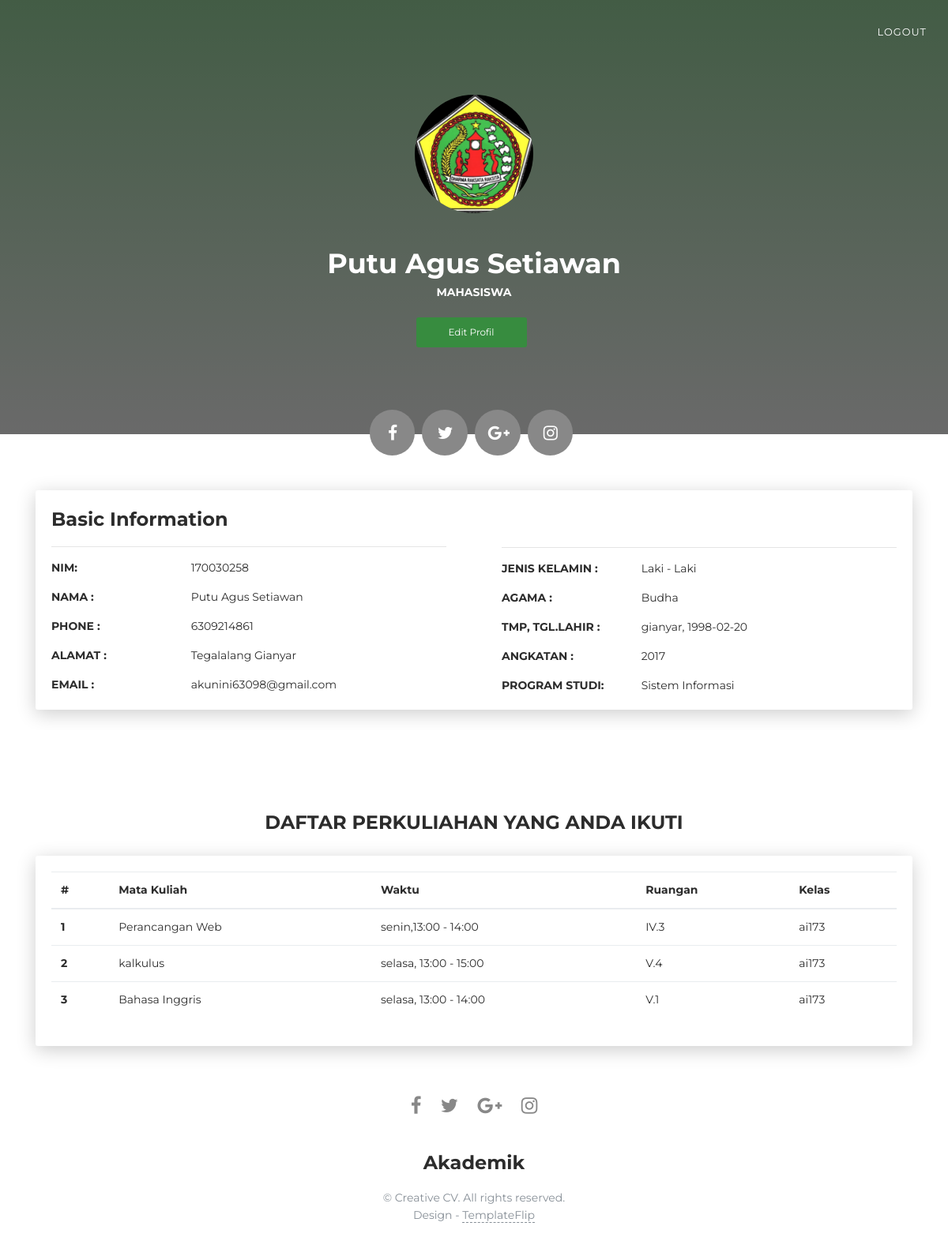
The app's page /halaman_mahasiswa.php (signed in) with its own data.
### tables this page shows
CREATE TABLE `data_mahasiswa` (
  `id` int(30) NOT NULL,
  `nim` varchar(255) NOT NULL,
  `nama` varchar(255) NOT NULL,
  `phone` varchar(255) NOT NULL,
  `kelas` enum('ai173','ab178','ac179','ad170') NOT NULL,
  `alamat` varchar(255) NOT NULL,
  `email` varchar(255) NOT NULL,
  `jenis_kelamin` enum('Laki - Laki','Perempuan','Lainnya') NOT NULL,
  `agama` varchar(255) NOT NULL,
  `tmp_lahir` varchar(255) NOT NULL,
  `tgl_lahir` date NOT NULL,
  `angkatan` varchar(255) NOT NULL,
  `prodi` varchar(255) NOT NULL,
  `img` varchar(255) NOT NULL
);

CREATE TABLE `data_jadwal` (
  `id` int(255) NOT NULL,
  `matkul` varchar(255) NOT NULL,
  `jam` varchar(255) NOT NULL,
  `kelas` varchar(255) NOT NULL,
  `ruangan` varchar(255) NOT NULL
);

### halaman_mahasiswa.php (the view, shortened to what this page needs)
<!DOCTYPE html>
<html lang="en-US">
  <head>
    <link href="https://maxcdn.bootstrapcdn.com/font-awesome/latest/css/font-awesome.min.css" rel="stylesheet">
    <link href="css/aos.css" rel="stylesheet">
    <link href="css/bootstrap.min.css" rel="stylesheet">
    <link href="styles/main.css" rel="stylesheet">
  </head>
  <body id="top">
  <?php
  include 'koneksi.php';
  $nim = $_SESSION['nim'];
$d_mahasiswa = mysqli_query($koneksi,"SELECT * FROM data_mahasiswa WHERE nim = '$nim'");
$data= mysqli_fetch_array($d_mahasiswa);
$kelas= $data['kelas'];
$d_jadwal = mysqli_query($koneksi,"SELECT * FROM data_jadwal WHERE kelas = '$kelas'");
	?>
    <header>
      <div class="profile-page sidebar-collapse">
        <nav class="navbar navbar-expand-lg fixed-top navbar-transparent bg-primary" color-on-scroll="400">
            <div class="collapse navbar-collapse justify-content-end" id="navigation">
              <ul class="navbar-nav">
                <li class="nav-item">	<a  class="nav-link smooth-scroll" href="logout.php">LOGOUT</a></li>
              </ul>
            </div>
          </div>
    </header>
    <div class="page-content">
      <div>
<div class="profile-page">
  <div class="wrapper">
    <div class="page-header page-header-small" filter-color="green">
      <div class="container">
        <div class="content-center">
          <div class="cc-profile-image"><a href="#"><img src="images/<?php echo $data['img'] ?>" alt="Image"/></a></div>
          <div class="h2 title"><?php echo $data['nama']; ?></div>
          <p class="category text-white"><?php echo $_SESSION['level']; ?></p>
		  <a class="btn btn-primary smooth-scroll mr-2" href="edit_profil.php" data-aos="zoom-in" data-aos-anchor="data-aos-anchor">Edit Profil</a>
        </div>
      </div>
      <div class="section">
        <div class="container">
          <div class="button-container"><a class="btn btn-default btn-round btn-lg btn-icon" href="#" rel="tooltip" title="Follow me on Facebook"><i class="fa fa-facebook"></i></a><a class="btn btn-default btn-round btn-lg btn-icon" href="#" rel="tooltip" title="Follow me on Twitter"><i class="fa fa-twitter"></i></a><a class="btn btn-default btn-round btn-lg btn-icon" href="#" rel="tooltip" title="Follow me on Google+"><i class="fa fa-google-plus"></i></a><a class="btn btn-default btn-round btn-lg btn-icon" href="#" rel="tooltip" title="Follow me on Instagram"><i class="fa fa-instagram"></i></a></div>
        </div>
      </div>
    </div>
  </div>
</div>
<div class="section" id="about">
  <div class="container">
  <div class="row">
  <div class="col align-self-end">
    </div>
  </div>
    <div class="card" data-aos="fade-up" data-aos-offset="10">
      <div class="row">
        <div class="col-lg-6 col-md-12">
		<div class="card-body">
            <div class="h4 mt-0 title">Basic Information</div>
			<hr>
            <div class="row">
              <div class="col-sm-4"><strong class="text-uppercase">NIM:</strong></div>
              <div class="col-sm-8"><?php echo $data['nim']; ?></div>
            </div>
            <div class="row mt-3">
              <div class="col-sm-4"><strong class="text-uppercase">Nama :</strong></div>
              <div class="col-sm-8"><?php echo $data['nama']; ?></div>
            </div>
            <div class="row mt-3">
              <div class="col-sm-4"><strong class="text-uppercase">Phone :</strong></div>
              <div class="col-sm-8"><?php echo $data['phone']; ?></div>
            </div>
            <div class="row mt-3">
              <div class="col-sm-4"><strong class="text-uppercase">Alamat :</strong></div>
              <div class="col-sm-8"><?php echo $data['alamat']; ?></div>
            </div>
            <div class="row mt-3">
              <div class="col-sm-4"><strong class="text-uppercase">Email :</strong></div>
              <div class="col-sm-8"><?php echo $data['email']; ?></div>
            </div>
          </div>
        </div>
        <div class="col-lg-6 col-md-12">
          <div class="card-body">
            <div class="h4 mt-0 title"></div><br>
			<hr>
            <div class="row">
              <div class="col-sm-4"><strong class="text-uppercase">Jenis Kelamin :</strong></div>
              <div class="col-sm-8"><?php echo $data['jenis_kelamin']; ?></div>
            </div>
            <div class="row mt-3">
              <div class="col-sm-4"><strong class="text-uppercase">Agama :</strong></div>
              <div class="col-sm-8"><?php echo $data['agama']; ?></div>
            </div>
            <div class="row mt-3">
              <div class="col-sm-4"><strong class="text-uppercase">tmp, Tgl.Lahir :</strong></div>
              <div class="col-sm-8"><?php echo $data['tmp_lahir'] .', '. $data['tgl_lahir'] ?></div>
            </div>
            <div class="row mt-3">
              <div class="col-sm-4"><strong class="text-uppercase">Angkatan :</strong></div>
              <div class="col-sm-8"><?php echo $data['angkatan']; ?></div>
            </div>
            <div class="row mt-3">
              <div class="col-sm-4"><strong class="text-uppercase">Program Studi:</strong></div>
              <div class="col-sm-8"><?php echo $data['prodi']; ?></div>
            </div>
          </div>
        </div>
      </div>
    </div>
  </div>
</div>
<div class="section" id="skill">
  <div class="container">
    <div class="h4 text-center mb-4 title">DAFTAR PERKULIAHAN YANG ANDA IKUTI</div>
    <div class="card" data-aos="fade-up" data-aos-anchor-placement="top-bottom">
      <div class="card-body">
	  <table class="table">
  <thead class="thead-dark">
    <tr>
      <th scope="col">#</th>
      <th scope="col">Mata Kuliah</th>
	  <th scope="col">Waktu</th>
    <th scope="col">Ruangan</th>
      <th scope="col">Kelas</th>
    </tr>
  </thead>
  <tbody>
  <?php
  $no = "1";
  foreach($d_jadwal as $j):
  ?>
    <tr>
      <th scope="row"><?php echo $no ?></th>
      <td><?php echo $j['matkul'] ?></td>
      <td><?php echo $j['jam'] ?></td>
      <td><?php echo $j['ruangan'] ?></td>
	  <td><?php echo $j['kelas'] ?></td>
    </tr>
    <?php
    $no++;
  endforeach;
    ?>
  </tbody>
</table>
      </div>
    </div>
  </div>
</div>
 </div>
    </div>
    <footer class="footer">
      <div class="container text-center"><a class="cc-facebook btn btn-link" href="#"><i class="fa fa-facebook fa-2x " aria-hidden="true"></i></a><a class="cc-twitter btn btn-link " href="#"><i class="fa fa-twitter fa-2x " aria-hidden="true"></i></a><a class="cc-google-plus btn btn-link" href="#"><i class="fa fa-google-plus fa-2x" aria-hidden="true"></i></a><a class="cc-instagram btn btn-link" href="#"><i class="fa fa-instagram fa-2x " aria-hidden="true"></i></a></div>
      <div class="h4 title text-center">Akademik</div>
      <div class="text-center text-muted">
        <p>&copy; Creative CV. All rights reserved.<br>Design - <a class="credit" href="https://templateflip.com" target="_blank">TemplateFlip</a></p>
      </div>
    </footer>
  </body>
</html>

### records on screen
data_mahasiswa: img (picture), nama "Putu Agus Setiawan", nim "170030258", phone "6309214861", alamat "Tegalalang Gianyar", email "akunini63098@gmail.com", jenis_kelamin "Laki - Laki", agama "Budha", tmp_lahir "gianyar", tgl_lahir "1998-02-20", angkatan "2017", prodi "Sistem Informasi"
data_jadwal: matkul "Perancangan Web", jam "senin,13:00 - 14:00", ruangan "IV.3", kelas "ai173"
data_jadwal: matkul "kalkulus", jam "selasa, 13:00 - 15:00", ruangan "V.4", kelas "ai173"
data_jadwal: matkul "Bahasa Inggris", jam "selasa, 13:00 - 14:00", ruangan "V.1", kelas "ai173"

### other values on screen
$_SESSION['level'] "MAHASISWA"
